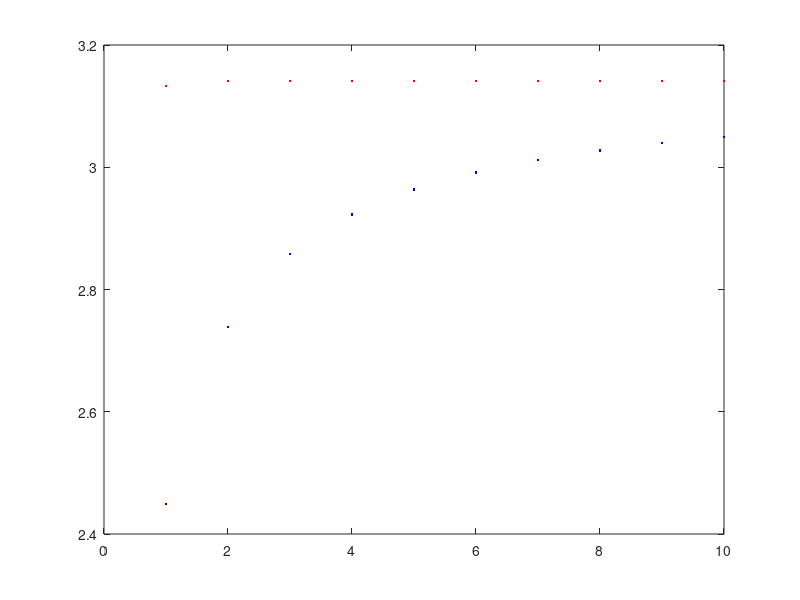

Source code (MATLAB):
%Michelle Ly

%This function approximates the value of pi using the Plouffe, P(),
  %and Euler, E(), formulas. It then plots the first ten elements of each,
  %then it finds the smallest index in P() and E() in which the error 
  %lies within the 10^-5th place of the actual value of pi.
function pi_series()

P(1) = 0;
S = 0;
%For loop to populate P() using the Plouffe formula
for i = 0:100000
  S = S+((1/(16^i))*((4/(8*i+1))-(2/(8*i+4))-(1/(8*i+5))-(1/(8*i+6))));
  P(i+1) = S;
end

E(1) = 0;
S = 0;
%For loop to populate E() using the Euler formula
for j = 1:100000
  S = S+(1/(j^2));
  E(j) = (6^.5)*(S^.5);
end

%Plots the first ten elements of P() and E()
figure(1)
clf
plot(P(1:10),'r.')
hold
plot(E(1:10),'b.')

%---According to the graph, he Plouffe series converges faster.---

%Initialise n1 and n2 to be undefined
n1=-1;
n2=-1;
%For loop to find the smallest indices in P() and E()
for k = 1:100000
  if (abs(P(k)-pi) < (10^-5)) && (n1 == -1)
    n1 = k;
  endif
  if (abs(E(k)-pi) < (10^-5)) && (n2 == -1)
    n2 = k;
  endif
end
%Since the Plouffe formula's indices are off by +1, we must -1 from n1
n1 = n1-1;
n1
n2